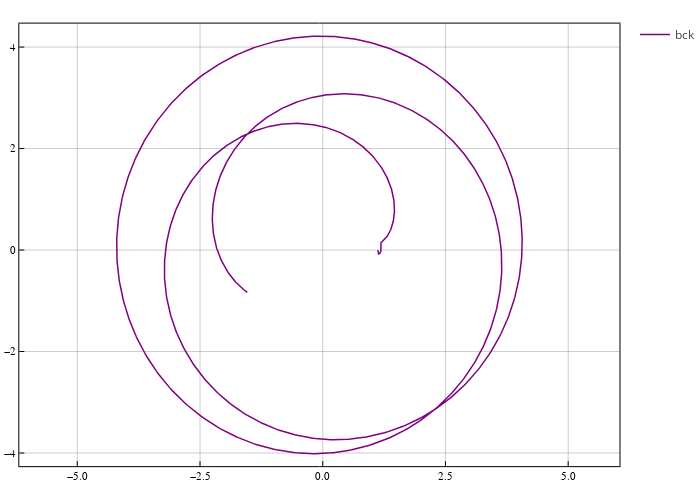

Notebook code cell kept with this figure:
### Code cell
entries = ["flag", "phi0", "epsr", "epsv", "thetaf", "rp", "ra", "tof"]
df = DataFrame([ name =>[] for name in entries])

nodes = []

# make initial conditions 
for ϕ0 in ϕ_vec
    for ϵr in epsr_vec
        for ϵv in epsv_vec
            for θf in θ_vec
                
                push!(nodes, [ϕ0, ϵr, ϵv, θf])
                
            end
        end
    end
end


flag, rp, ra, tof, sol = propagate_grid_search(ϕ0, ϵr, ϵv, θf)
push!(df, [flag, ϕ0, ϵr, ϵv, θf, rp, ra, tof])

print(df)
# extract only successfully exited trajectories
# filter(:flag => ==(1), df)
# CSV.write("grid_search.csv", df)

pcart = plot(size=(700,500), frame_style=:box, aspect_ratio=:equal, grid=0.4)
plot!(Array(sol)[1,:], Array(sol)[2,:], color=:purple, linewidth=1.5, label="bck")

### Figure 1 — Plotly figure (JSON) as saved in the notebook; plotly's stock layout.template omitted (floating-point values rounded to 4 significant figures; data arrays with more than 128 entries replaced by an {"elided": "..."} marker saying what was removed)
{"data": [{"colorbar": {"title": ""}, "legendgroup": "bck", "line": {"color": "rgba(128, 0, 128, 1.000)", "dash": "solid", "shape": "linear", "width": 1.5}, "mode": "lines", "name": "bck", "showlegend": true, "type": "scatter", "x": {"elided": "1594 float values"}, "xaxis": "x", "y": {"elided": "1594 float values"}, "yaxis": "y", "zmax": null, "zmin": null}], "layout": {"annotations": [], "height": 500, "legend_position": {"bgcolor": "rgba(255, 255, 255, 1.000)", "bordercolor": "rgba(0, 0, 0, 1.000)", "borderwidth": 1, "font": {"color": "rgba(0, 0, 0, 1.000)", "family": "sans-serif", "size": 11}, "title": {"font": {"color": "rgba(0, 0, 0, 1.000)", "family": "sans-serif", "size": 15}, "text": ""}, "tracegroupgap": 0, "traceorder": "normal", "x": 1, "xanchor": "auto", "y": 1, "yanchor": "auto"}, "margin": {"b": 20, "l": 0, "r": 0, "t": 20}, "paper_bgcolor": "rgba(255, 255, 255, 1.000)", "plot_bgcolor": "rgba(255, 255, 255, 1.000)", "showlegend": true, "width": 700, "xaxis": {"anchor": "y", "domain": [0.03102, 0.9944], "gridcolor": "rgba(0, 0, 0, 0.400)", "gridwidth": 0.5, "linecolor": "rgba(0, 0, 0, 1.000)", "mirror": true, "range": [-6.181, 6.046], "showgrid": true, "showline": true, "showticklabels": true, "tickangle": 0, "tickcolor": "rgb(0, 0, 0)", "tickfont": {"color": "rgba(0, 0, 0, 1.000)", "family": "sans-serif", "size": 11}, "tickmode": "array", "ticks": "inside", "ticktext": ["−5.0", "−2.5", "0.0", "2.5", "5.0"], "tickvals": [-5, -2.5, 0, 2.5, 5], "title": "", "titlefont": {"color": "rgba(0, 0, 0, 1.000)", "family": "sans-serif", "size": 15}, "type": "-", "visible": true, "zeroline": false, "zerolinecolor": "rgba(0, 0, 0, 1.000)"}, "yaxis": {"anchor": "x", "domain": [0.0301, 0.9921], "gridcolor": "rgba(0, 0, 0, 0.400)", "gridwidth": 0.5, "linecolor": "rgba(0, 0, 0, 1.000)", "mirror": true, "range": [-4.259, 4.462], "showgrid": true, "showline": true, "showticklabels": true, "tickangle": 0, "tickcolor": "rgb(0, 0, 0)", "tickfont": {"color": "rgba(0, 0, 0, 1.000)", "family": "sans-serif", "size": 11}, "tickmode": "array", "ticks": "inside", "ticktext": ["−4", "−2", "0", "2", "4"], "tickvals": [-4, -2, 0, 2, 4], "title": "", "titlefont": {"color": "rgba(0, 0, 0, 1.000)", "family": "sans-serif", "size": 15}, "type": "-", "visible": true, "zeroline": false, "zerolinecolor": "rgba(0, 0, 0, 1.000)"}}}
